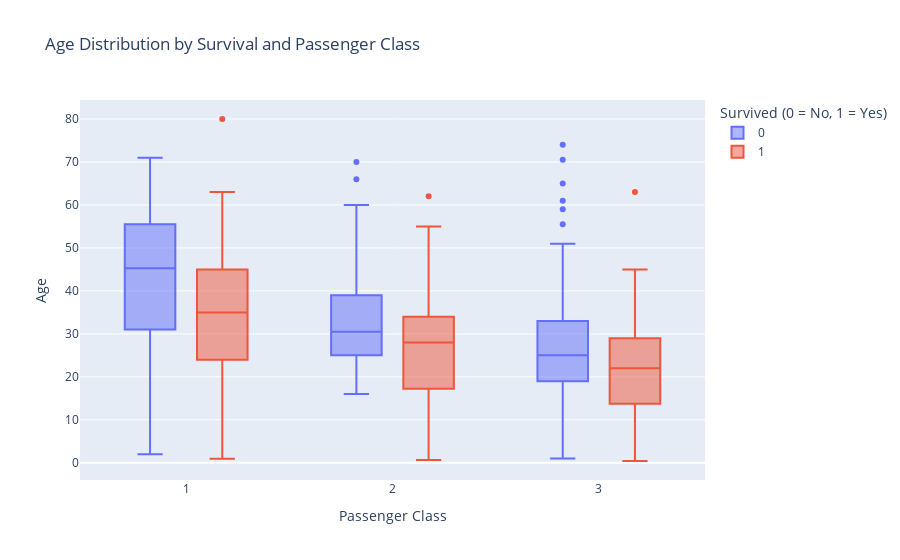

Notebook cell for this chart:
### Markdown cell above
**6. Box Plot by Survival and Class**  
Create box plots of `Age` segmented by `Survived` and `Pclass`.  
**Question**: Do survivors tend to be younger? Does the trend differ across passenger classes?

### Code cell
fig = px.box(
    df_model,
    x='Pclass',
    y='Age',
    color='Survived',
    title='Age Distribution by Survival and Passenger Class',
    labels={'Pclass': 'Passenger Class', 'Survived': 'Survived (0 = No, 1 = Yes)'}
)
fig.show()

### Figure 1 — Plotly figure (JSON) as saved in the notebook; plotly's stock layout.template omitted (floating-point values rounded to 4 significant figures; data arrays with more than 128 entries replaced by an {"elided": "..."} marker saying what was removed)
{"data": [{"alignmentgroup": "True", "hovertemplate": "Survived (0 = No, 1 = Yes)=0<br>Passenger Class=%{x}<br>Age=%{y}<extra></extra>", "legendgroup": "0", "marker": {"color": "#636efa"}, "name": "0", "notched": false, "offsetgroup": "0", "orientation": "v", "showlegend": true, "type": "box", "x": {"elided": "424 int values"}, "x0": " ", "xaxis": "x", "y": {"elided": "424 float values"}, "y0": " ", "yaxis": "y"}, {"alignmentgroup": "True", "hovertemplate": "Survived (0 = No, 1 = Yes)=1<br>Passenger Class=%{x}<br>Age=%{y}<extra></extra>", "legendgroup": "1", "marker": {"color": "#EF553B"}, "name": "1", "notched": false, "offsetgroup": "1", "orientation": "v", "showlegend": true, "type": "box", "x": {"elided": "290 int values"}, "x0": " ", "xaxis": "x", "y": {"elided": "290 float values"}, "y0": " ", "yaxis": "y"}], "layout": {"boxmode": "group", "legend": {"title": {"text": "Survived (0 = No, 1 = Yes)"}, "tracegroupgap": 0}, "title": {"text": "Age Distribution by Survival and Passenger Class"}, "xaxis": {"anchor": "y", "domain": [0, 1], "title": {"text": "Passenger Class"}}, "yaxis": {"anchor": "x", "domain": [0, 1], "title": {"text": "Age"}}}}
